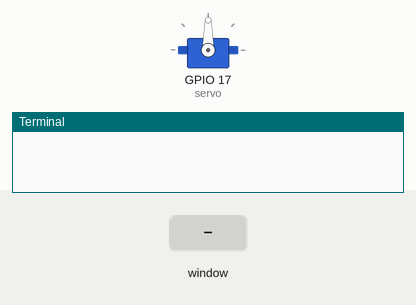
The program below on a simulated Raspberry Pi (BCM pin numbers). Shown: servo, the last lines printed to the terminal. The test bench sets the inputs (shaded band). The desktop window is not drawn, its controls go by their first labels and the mouse button is held 0.15 s; servo angles are drawn from the pulse width (0.5 ms = 0°, 2.5 ms = 180°).

Above: at 1.2 s.
1.3 s: control labelled "MIN" in the window clicked
At 2.5 s:
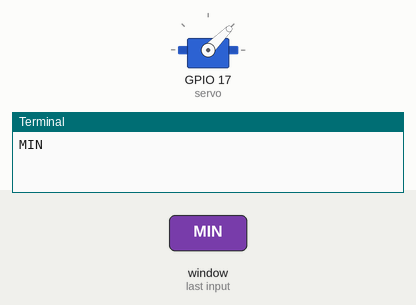
2.8 s: control labelled "MAX" in the window clicked
At 3.8 s:
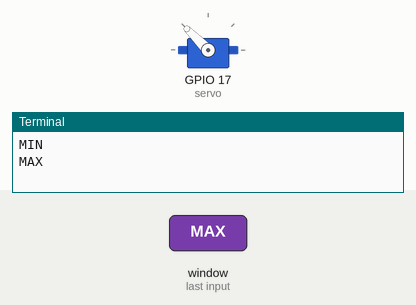
4.3 s: control labelled "MID" in the window clicked
At 4.9 s:
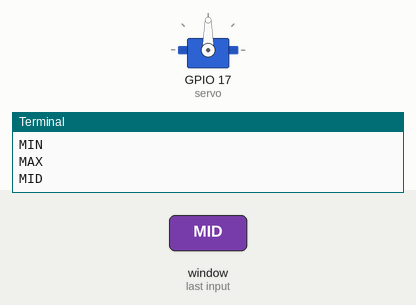
Timing chart, 0 to 7.3 s (numbered marks = the images above; inputs shaded):
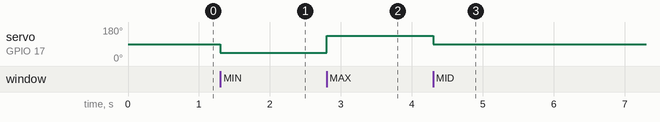

The program:

min_mid_max_gui.py
```python
import sys
import time
from gpiozero import Servo
from PyQt5 import QtCore, QtWidgets
from PyQt5.QtWidgets import QMainWindow, QLabel, QGridLayout, QWidget
from PyQt5.QtWidgets import QPushButton
from PyQt5.QtCore import QSize

class MainWindow(QMainWindow):
    def __init__(self):
        QMainWindow.__init__(self)

        # GPIO 17 --> pin 11
        self.servo = Servo(17)

        self.setMinimumSize(QSize(500, 500))
        self.setWindowTitle('LED Blink PyQt5 GUI')

        min_btn = QPushButton('MIN', self)
        min_btn.clicked.connect(self.min)
        min_btn.resize(100, 50)
        min_btn.move(50, 50)

        mid_btn = QPushButton('MID', self)
        mid_btn.clicked.connect(self.mid)
        mid_btn.resize(100, 50)
        mid_btn.move(200, 50)

        max_btn = QPushButton('MAX', self)
        max_btn.clicked.connect(self.max)
        max_btn.resize(100, 50)
        max_btn.move(350, 50)

    def min(self):
        print('MIN')
        self.servo.min()

    def mid(self):
        print('MID')
        self.servo.mid()

    def max(self):
        print('MAX')
        self.servo.max()


if __name__ == "__main__":
    app = QtWidgets.QApplication(sys.argv)
    mainWin = MainWindow()
    mainWin.show()
    sys.exit( app.exec_() )
```

Measured:
- after the input at 1.3 s, servo on GPIO 17 (servo): 90° → 45° at once
- after the input at 2.8 s, servo on GPIO 17 (servo): 45° → 135° at once
- after the input at 4.3 s, servo on GPIO 17 (servo): 135° → 90° at once
